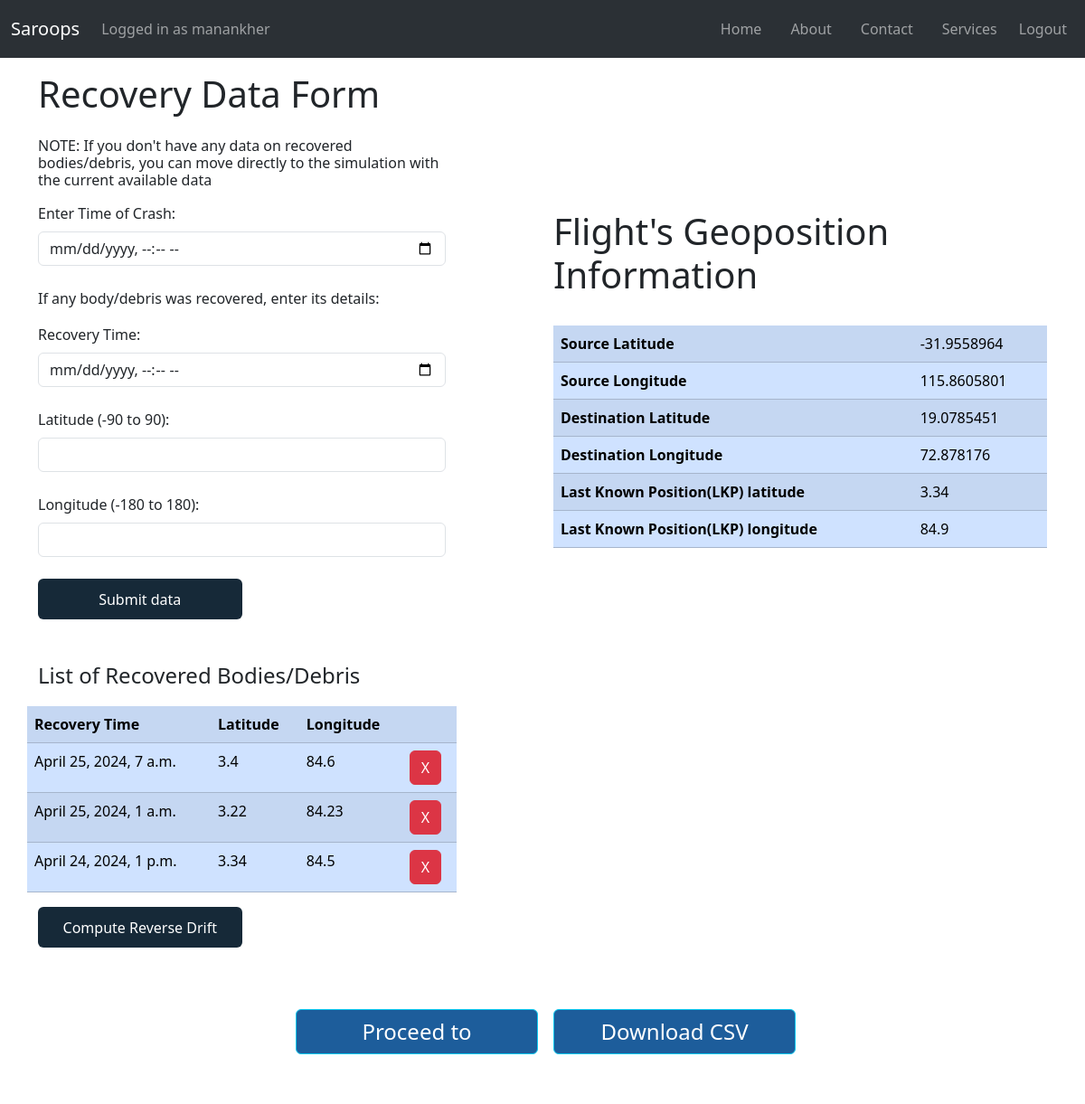
The app's page /proceed_info/ (signed in), older data.
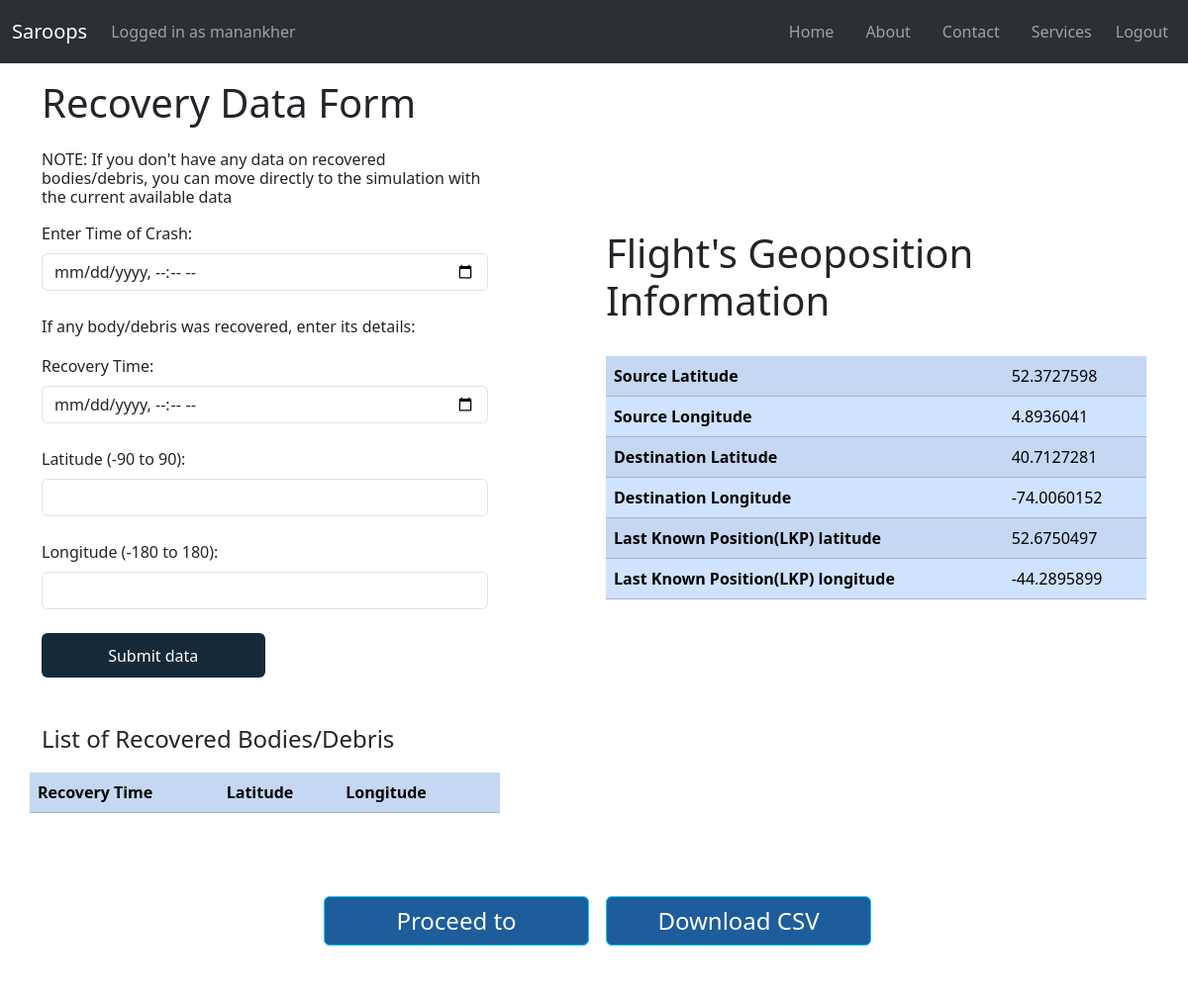
The same page, newer data.
### myapp/models.py (models this page shows, shortened)
class RecoveredBody(models.Model):
    user = models.ForeignKey(User, on_delete=models.CASCADE, default=1)
    crashTime = models.DateTimeField()
    recoveryTime = models.DateTimeField()
    latitude = models.FloatField()
    longitude = models.FloatField()

### myapp/views.py (the view, shortened to what this page needs)
# urls.py: path("proceed_info/", views.flightInfo, name="flightInfo"),
@login_required
def flightInfo(request):
    flight = FlightInfo.objects.filter(user=request.user)
    context = json.loads(flight[0].context)
    recoveredBodies = RecoveredBody.objects.filter(user=request.user)
    return render(request, 'myapp/proceed_info.html', {"context": context, "recoveredBodies": recoveredBodies})

### myapp/templates/myapp/proceed_info.html (shortened to what the changed rows need)
{% extends 'myapp/base.html' %}
    {% block head %}
    <link rel="stylesheet" href="https://unpkg.com/leaflet@1.9.4/dist/leaflet.css" />
    {% endblock %}
    {% block body %}
    <div class="container">
        <div class="row">
            <div class="col-md-5">
                <div class="row">
                    <h1 class="py-3">Recovery Data Form</h1>
                    <br><br><br>
                    <br>
                    <br>
                </div>
                <br>
                <br>
                <div class="row">
                    <br>
                    <br>
                    <table name="table" id="table" class="table table-striped table-primary">
                        <tr class="bg-primary text-white">
                            <th>Recovery Time</th>
                            <th>Latitude</th>
                            <th>Longitude</th>
                            <th></th>
                        </tr>
                        {% for body in recoveredBodies %}
                            <tr>
                                <td>{{ body.recoveryTime }}</td>
                                <td>{{ body.latitude }}</td>
                                <td>{{ body.longitude }}</td>
                                <td>
                                    <form action="" method="POST">
                                        <button class="btn btn-danger" type="submit">X</a>
                                    </form>
                                </td>
                            </tr>
                        {% endfor %}
                    </table>
                    <br>
                    {% if recoveredBodies %}
                    <form action="" method="POST">
                        <button type="submit" style="width: 50%;
                        height: 45px;
                        background: #162938;
                        border: none;
                        outline: none;
                        border-radius: 6px;
                        cursor: pointer;
                        font-size: 1em;
                        color: #fff;
                        font-weight: 500;">Compute Reverse Drift</button>
                    </form>
                    {% endif %}
                </div>
            </div>
            <div class="col-md-6 offset-1">
                <br><br><br><br><br><br><br>
                <h1>Flight's Geoposition Information</h1>
                <br>
                <table name="table" id="table" class="table table-striped table-primary">
                    <tr>
                        <th>Source Latitude</th>
                        <td>{{ context.source_latitude }}</td>
                    </tr>
                    <tr>
                        <th>Source Longitude</th>
                        <td>{{ context.source_longitude }}</td>
                    </tr>
                    <tr>
                    {% if context.dest_latitude %}
                        <th>Destination Latitude</th>
                        <td>{{ context.dest_latitude }}</td>
                    {% endif %}
                    </tr>
                    <tr>
                        {% if context.dest_latitude %}
                            <th>Destination Longitude</th>
                            <td>{{ context.dest_longitude }}</td>
                        {% endif %}
                    </tr>
                    <tr>
                        <th>Last Known Position(LKP) latitude</th>
                        <td>{{ context.lkp_latitude }}</td>
                    </tr>
                    <tr>
                        <th>Last Known Position(LKP) longitude</th>
                        <td>{{ context.lkp_longitude }}</td>
                    </tr>
                </table>
            </div>
        </div>
        <br><br>
    </div>
    <br>
    <br>
    <br>
    <br>
    {% endblock %}

Row changes from the older to the newer data that the page shows:
removed RecoveredBody: recoveryTime "April 25, 2024, 7 a.m.", latitude "3.4", longitude "84.6"
removed RecoveredBody: recoveryTime "April 25, 2024, 1 a.m.", latitude "3.22", longitude "84.23"
removed RecoveredBody: recoveryTime "April 24, 2024, 1 p.m.", latitude "3.34", longitude "84.5"
Text that changed along with them:
{{ context.source_latitude }}: "-31.9558964" → "52.3727598"
{{ context.source_longitude }}: "115.8605801" → "4.8936041"
{{ context.dest_latitude }}: "19.0785451" → "40.7127281"
{{ context.dest_longitude }}: "72.878176" → "-74.0060152"
{{ context.lkp_latitude }}: "3.34" → "52.6750497"
{{ context.lkp_longitude }}: "84.9" → "-44.2895899"
text no longer shown: "Compute Reverse Drift"
